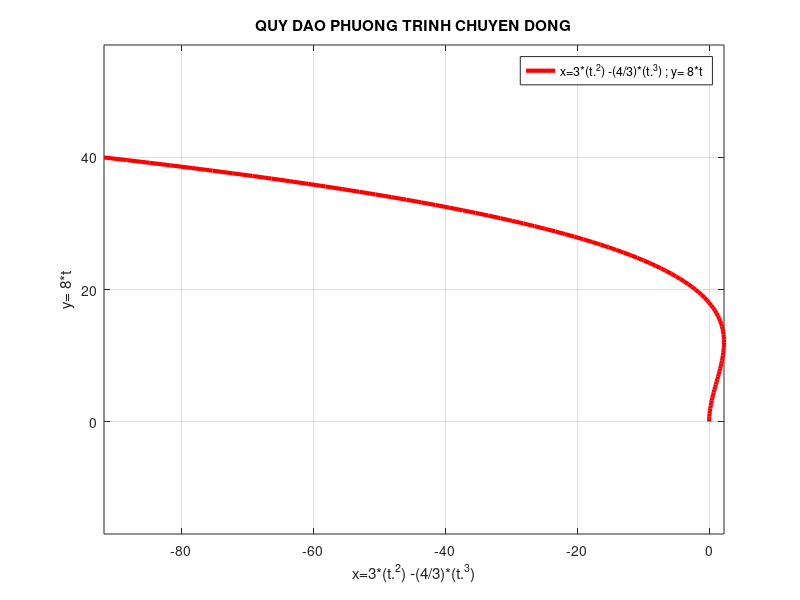

This chart was generated by the following MATLAB code: (Note: this script raises an error after producing the figure.)
% I - VE DO THI
     t=0:5/100:5;
     x=3*(t.^2) -(4/3)*(t.^3);
     y= 8*t;
 plot(x,y,'r','LineWidth',3); 
 legend('x=3*(t.^2) -(4/3)*(t.^3) ; y= 8*t');
   title('QUY DAO PHUONG TRINH CHUYEN DONG');
      axis equal;
      xlabel('x=3*(t.^2) -(4/3)*(t.^3)');
      ylabel('y= 8*t');
 grid on;
% II - TINH BAN KINH CONG
syms x y t
 disp('PHUONG TRINH QUY DAO');
     x=3*(t.^2) -(4/3)*(t.^3);
     y= 8*t;
 disp('x=');
      pretty(x)
 disp('y=');
      pretty(y)
 disp('Van toc vx= dx/dt=');
     vx=diff(x,t);
       pretty(vx)
 disp('Van toc vy= dy/dt=');
     vy=diff(y,t);
       pretty(vy)
 disp('Gia toc ax= (d^2)x/dt^2=');
     ax=diff(x,t,2);
       pretty(ax)
 disp('Gia toc ay= (d^2)y/dt^2=');
     ay=diff(y,t,2);
       pretty(ay)
disp('Do lon van toc v(t)= sqrt(vx^2 +vy^2)=');
     v(t)=sqrt(vx^2 + vy^2);
       pretty(v(t))
 disp('=> v(1)=');
       pretty(subs(v(t),t,1))
disp('Do lon gia toc a(t)= sqrt(ax^2 +ay^2)=');
     a(t)=sqrt(ax^2 + ay^2); 
       pretty(a(t))
 disp('=> a(1)=');
       pretty(subs(a(t),t,1))
 disp('Do lon gia toc TIEP TUYEN at(t)= |dv(t)/dt|=');
     at=abs(diff(sqrt(vx^2 + vy^2),t));
       pretty (at)
 disp('=> at(1)=');
       pretty(subs(at,t,1))
 disp('Do lon gia toc PHAP TUYEN an(t)= sqrt(a^2 - at^2)=');
     an=sqrt(a^2 -at^2);
       pretty(an)
 disp('=> an(1)=');
       pretty(subs(an,t,1))
 disp('BAN KINH CONG QUY DAO TAI t= 1s la: R(1)=v(1)^2/an(1)=');
       pretty(subs((v(t)^2/an),t,1))

